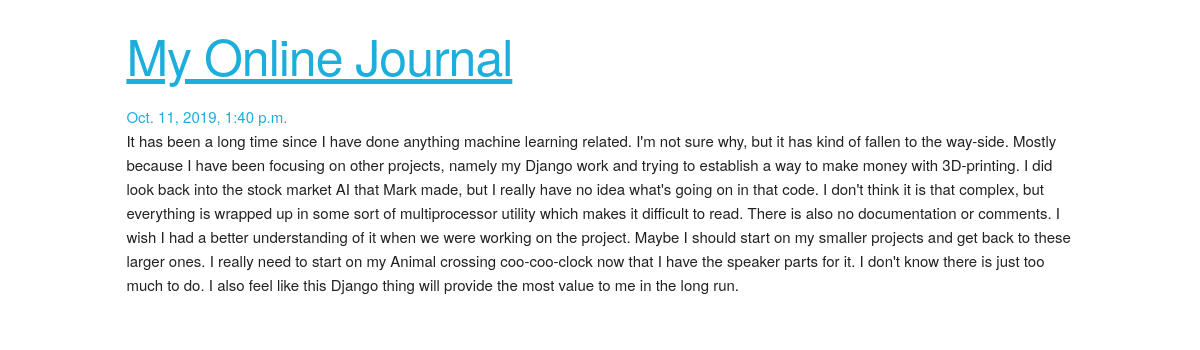
/journals/2/, run on the app's committed database.
### journals/models.py (models this page shows)
class Journal(models.Model):
    title = models.CharField(max_length=100)
    journal_entry = models.TextField(max_length=10000)
    created_at = models.DateTimeField(auto_now_add=True)
    created_by = models.ForeignKey(User, related_name='journals', on_delete=models.PROTECT)

### journals/views.py (the view)
# urls.py: path('<int:journal_id>/', views.detail, name='detail'),
def detail(request, journal_id):
    journal = get_object_or_404(Journal, pk=journal_id)
    return render(request, 'journals/detail.html', {'journal': journal})

### journals/templates/journals/detail.html (shortened to what this page needs)
{% extends 'journals/base.html' %}
{% block content %}
	<a href="{% url 'journals:index' %}"><h1>My Online Journal</h1></a>
	<a>{{journal.created_at}}</a>
	<p>{{journal.journal_entry}}</p>
{% endblock %}

### journals/static/journals/skeleton.css (style rules this page uses)
html { font-size: 62.5%; }
body { font-size: 1.5em; line-height: 1.6; font-weight: 400; font-family: "Raleway", "HelveticaNeue", "Helvetica Neue", Helvetica, Arial, sans-serif; color: #222; }
h1, h2, h3, h4, h5, h6 { margin-top: 0; margin-bottom: 2rem; font-weight: 300; }
h1 { font-size: 4.0rem; line-height: 1.2; letter-spacing: -.1rem; }
@media (min-width: 550px) { h1 { font-size: 5.0rem; } }
p { margin-top: 0; }
a { color: #1EAEDB; }
pre, blockquote, dl, figure, table, p, ul, ol, form { margin-bottom: 2.5rem; }

### data on the page
Journal: created_at "Oct. 11, 2019, 1:40 p.m.", journal_entry "It has been a long time since I have done anything machine learning related. I'm not sure why, but it has kind of fallen to the way-side. Mostly because I have been focusing on other projects, namely my Django work and trying to establish a way to make money with 3D-printing. I did look back into the stock market AI that Mark made, but I really have no idea what's going on in that code. I don't think it is that complex, but everything is wrapped up in some sort of multiprocessor utility which makes it difficult to read. There is also no documentation or comments. I wish I had a better understanding of it when we were working on the project. Maybe I should start on my smaller projects and…"
